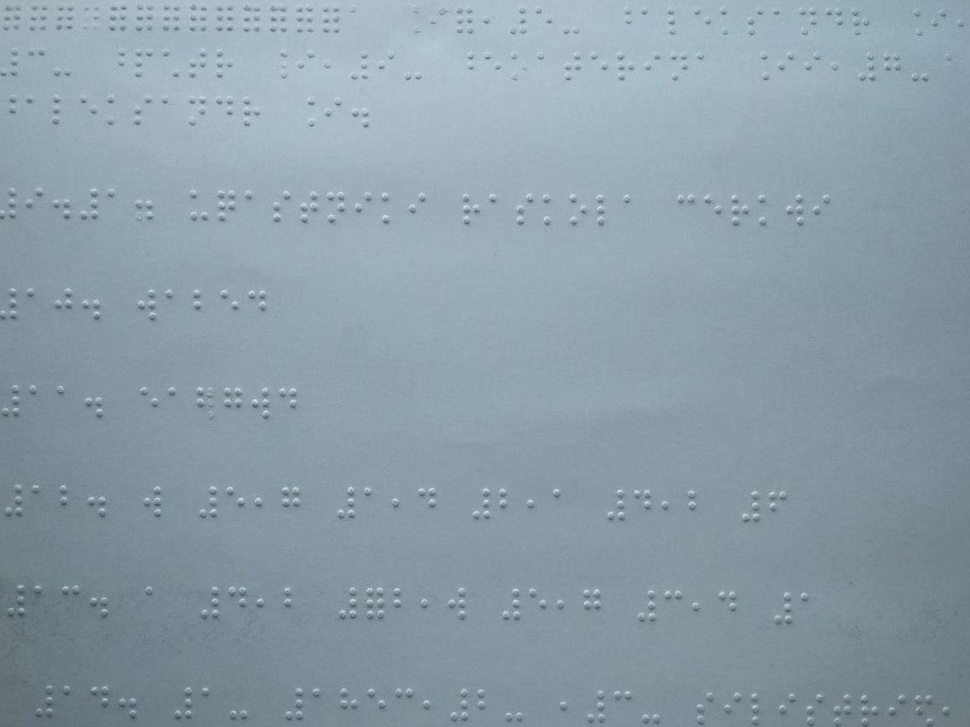
#> input picture dataFiles/origImage/perfect1.jpg, 970 x 727 px, shrunk from 1280 x 960 before the run
$ python processing_string.py
#> lines starting #> are read from the running program, lines starting #| are printed output that depends on the picture; after the words box and inside, x2 and y2 are one past the last pixel; in counts of white or black regions, pixels touching at a corner belong together
import cv2 as cv
import numpy as np
from matplotlib import pyplot as plt
from os import system as sys
import os

def showImage(*img):
    '''show one or two image in one plot'''
    if type(img[0]) is list:
        images = img[0]
        row = len(images)//2 + 1
        column =2
        lenght = len(images)+1
        for n in range(1,lenght):
            plt.subplot(row,column,n),plt.imshow(cv.cvtColor(images[n-1],cv.COLOR_BGR2RGB))
            plt.title(n), plt.xticks([]),plt.yticks([])
        plt.show()
    else:
        if len(img)//2 ==0:
            row = 1
        else:
            row = len(img)//2 + 2
        if len(img) % 2 == 0:
            column = 2
        else:
            column = 1
        lenght = len(img)
        for i in range(1,lenght+1):
            plt.subplot(row,column,i),plt.imshow(img[i-1])
            plt.title(i), plt.xticks([]),plt.yticks([])
        plt.show()

# [96 lines left out: functions getCoordSymbols, show2Image, saveString, saveSymbols, not called in this run]


def readImage(file_path):
    '''only read image and return it'''
    img = cv.imread(file_path,cv.IMREAD_GRAYSCALE)
    return img

def imgModify(img,key,kernel_size=(5,30)):
    '''modify image and return need type'''
    img = cv.GaussianBlur(img, (5, 5), 0)
    img = cv.GaussianBlur(img, (5, 5), 0)
    if key=="edges":
        image = cv.Canny(img,20,70)
    else:
        kernel = np.ones(kernel_size,np.uint8)
        if key=="dilate" or key=="closing" :
            edges = cv.Canny(img,20,70)
            image = cv.dilate(edges,kernel,iterations=1)
        elif key=="closing":
            edges = cv.Canny(img,20,70)
            dilate = cv.dilate(edges,kernel,iterations=1)
            image = cv.morphologyEx(dilate,cv.MORPH_CLOSE,kernel,iterations=2)
        elif key=="open":
            edges = cv.Canny(img,20,70)
            dilate = cv.dilate(edges,kernel,iterations=1)
            closing = cv.morphologyEx(dilate,cv.MORPH_CLOSE,kernel,iterations=2)
            image  = cv.morphologyEx(closing, cv.MORPH_OPEN, kernel,iterations=2)
        elif key =="erode":
            image = cv.erode(img,kernel,iterations = 1)
    return image

def drawRect(img,contours):
    '''draw rect in any image'''
    img = img.copy()
    check = 0
    for cont in contours:

        x0,y0,x1,y1 = cont
        if not check:

            cv.rectangle(img,(x0,y0),(x1,y1),(0,0,0),2)
            check = 1
        else:
            cv.rectangle(img,(x0,y0),(x1,y1),(255,255,255),2)
    return img

# [16 lines left out: functions drawLine, contour, not called in this run]

def getCont(img):
    '''find and return big contour'''
    contours, hierarchy = cv.findContours( img.copy(), cv.RETR_TREE, cv.CHAIN_APPROX_SIMPLE)
    contour = []
    sredY = 0
    for n in range(2):
        for cont in contours:
            rect = cv.minAreaRect(cont)
            box = cv.boxPoints(rect)
            x0,y0,x1,y1 = cv.boundingRect(box)
            # y0-=5
            # y1+=5
            if n==0:
                sredY += y1/len(contours)
            else:
                if sredY<y1:
                    if x0<0:
                        x0=0
                    if x1<0:
                        x1=0
                    if y0<0:
                        y0=0
                    if y1<0:
                        y1=0
                    contour.append([x0,y0-5,x1,y1+y0+5])
    return contour[::-1]


def getString(img,contours):
    '''return slice image'''
    img = img.copy()
    _,x = img.shape
    lines = []
    for cont in contours:
        _, y0, _, y1 = cont
        lines.append(img[y0:y1,0:x])
    return lines

# [18 lines left out: functions getSymbols, returnLines, not called in this run]
def allAction(path):
    '''func for run all action'''
    img = readImage(path)
    imgMod = imgModify(img, 'open')
#> in imgModify, `edges = cv.Canny(img,20,70)`:
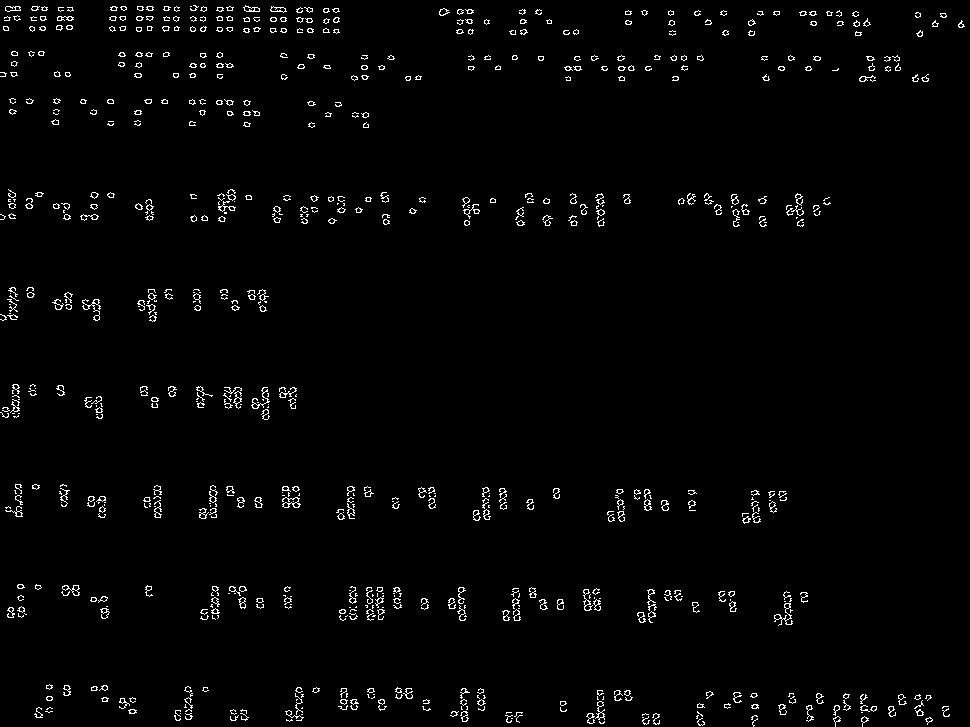
#> edges: shape (727, 970); 2% white in thin lines or dots
#> in imgModify, `dilate = cv.dilate(edges,kernel,iterations=1)`:
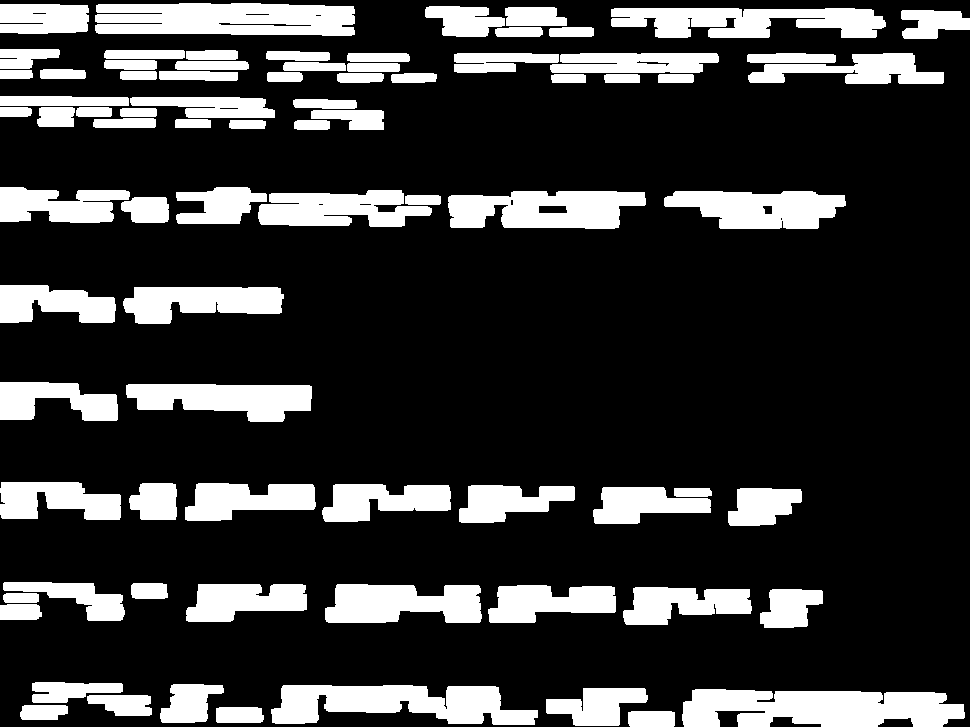
#> dilate: shape (727, 970); 21.4% white; 80 white regions, largest, box (x1, y1, x2, y2) and area: (682, 689, 965, 727) 8667, (95, 3, 355, 36) 7584, (271, 685, 538, 725) 7139
#> in imgModify, `closing = cv.morphologyEx(dilate,cv.MORPH_CLOSE,kernel,iterations=2)`:
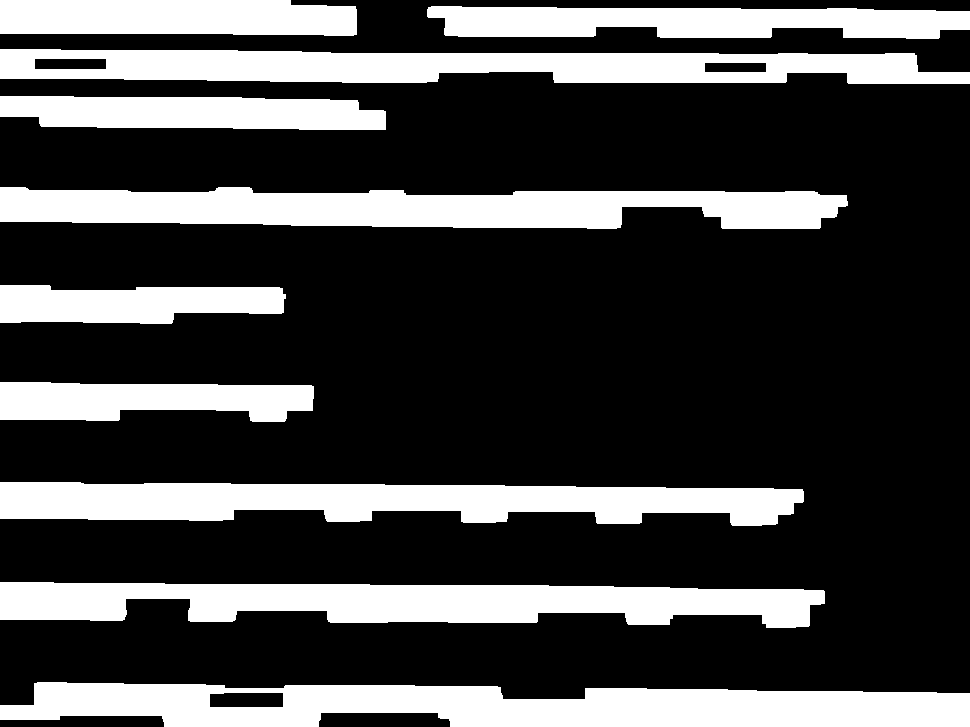
#> closing: shape (727, 970); 27.3% white; 10 white regions, largest, box (x1, y1, x2, y2) and area: (0, 682, 970, 727) 32536, (0, 187, 848, 229) 27040, (0, 582, 825, 628) 26509
#> in imgModify, `image  = cv.morphologyEx(closing, cv.MORPH_OPEN, kernel,iterations=2)`:
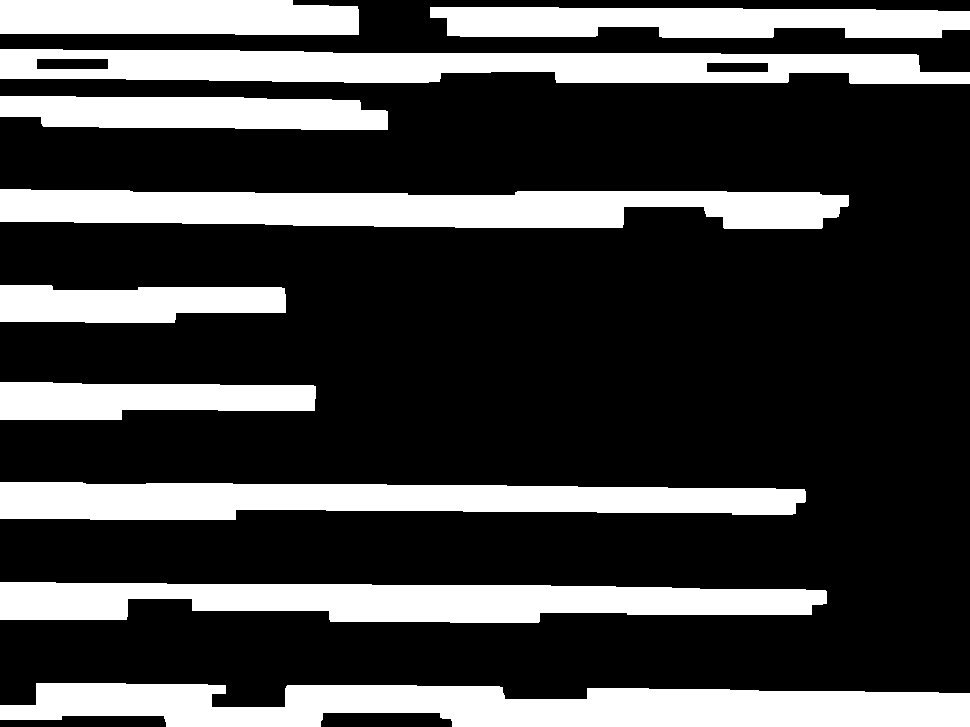
#> image: shape (727, 970); 26.6% white; 10 white regions
    contour = getCont(imgMod)
#> in getCont, `contours, hierarchy = cv.findContours( img.copy(), cv.RETR_TREE, cv.CH..`: contours = 12 contours; largest, box (x1, y1, x2, y2) and area: (0, 683, 970, 727) 31107, (0, 189, 849, 229) 25798, (0, 49, 970, 84) 25210, (0, 582, 827, 623) 24035, (0, 482, 806, 520) 22582
#> after the loop in getCont, `for n in range(2):`: contour = [[0, 677, 971, 737], [0, 576, 828, 630], [0, 476, 807, 529], [0, 376, 316, 424], [0, 279, 287, 329], [0, 183, 850, 234], [0, 89, 389, 135], [0, 43, 971, 91]]; sredY = 35
#> contour = [[0, 43, 971, 91], [0, 89, 389, 135], [0, 183, 850, 234], [0, 279, 287, 329], [0, 376, 316, 424], [0, 476, 807, 529], [0, 576, 828, 630], [0, 677, 971, 737]]
    lines = getString(img, contour)
#> the loop in getString, `for cont in contours:` made 8 passes
#> (cont, y0, y1) on passes 1 to 8: ([0, 43, 971, 91], 43, 91), ([0, 89, 389, 135], 89, 135), ([0, 183, 850, 234], 183, 234), ([0, 279, 287, 329], 279, 329), ([0, 376, 316, 424], 376, 424), ([0, 476, 807, 529], 476, 529), ([0, 576, 828, 630], 576, 630), ([0, 677, 971, 737], 677, 737)
#> after the loop in getString, `for cont in contours:`: lines = 8 items
#> lines = 8 items
    lines = drawRect(img, contour)
#> the loop in drawRect, `for cont in contours: ` made 8 passes
#> (cont, y0, x1, y1, check) on pass 1: ([0, 43, 971, 91], 43, 971, 91, 1)
#> (cont, y0, x1, y1) on passes 2 to 7: ([0, 89, 389, 135], 89, 389, 135), ([0, 183, 850, 234], 183, 850, 234), ([0, 279, 287, 329], 279, 287, 329), ([0, 376, 316, 424], 376, 316, 424), ([0, 476, 807, 529], 476, 807, 529), ([0, 576, 828, 630], 576, 828, 630)
#> after the loop in drawRect, `for cont in contours:`:
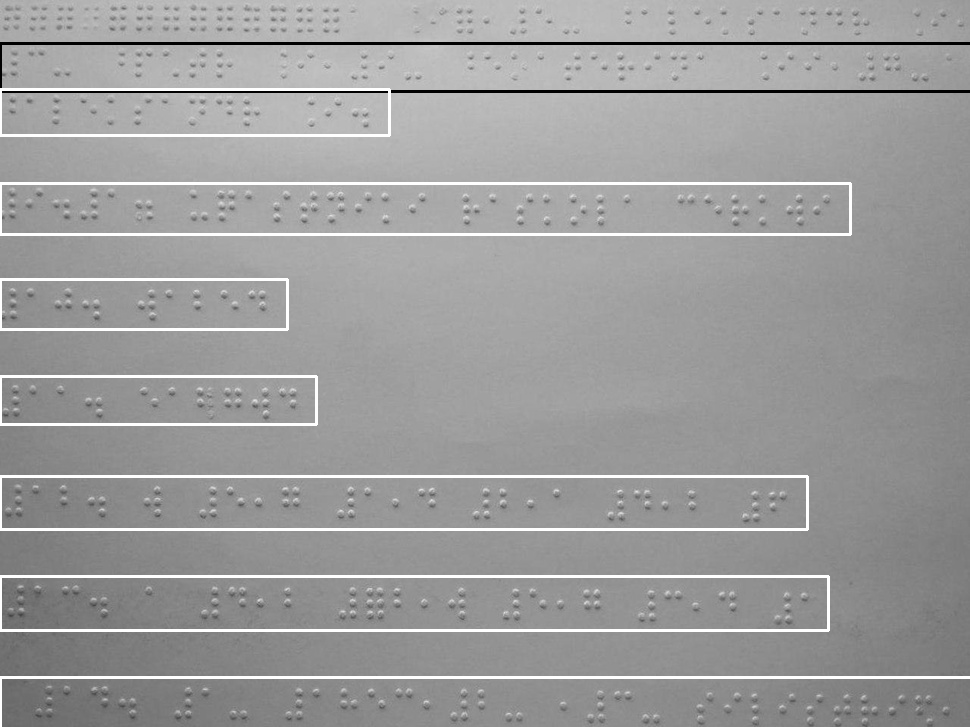
#> img: shape (727, 970); min 0, max 255, mean 156.2
#> after the loop in drawRect, `for cont in contours:`: check = 1
    # symbols = getSymbols(lines)
    # saveSymbols(path, symbols)
    showImage(lines)

# [6 lines left out: function showLines, not called in this run]

if __name__ == '__main__':
    allAction('../dataFiles/origImage/perfect1.jpg')

$ run again, with dataFiles/origImage/perfect2.jpg copied over dataFiles/origImage/perfect1.jpg
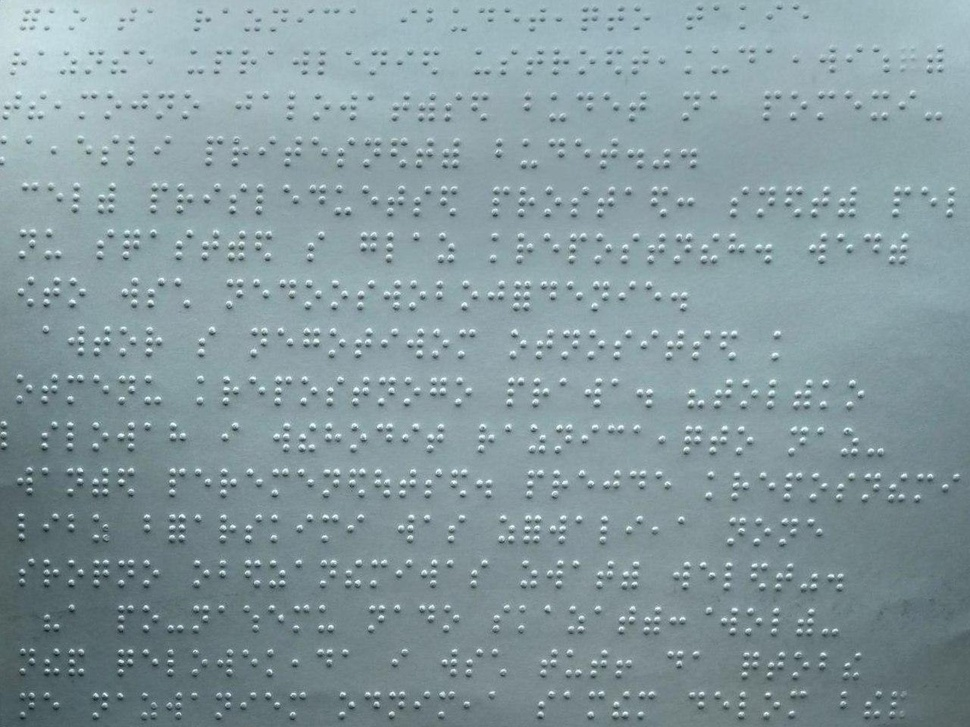
#> input picture dataFiles/origImage/perfect2.jpg, 970 x 727 px, shrunk from 1280 x 960 before the run
#> in imgModify, `edges = cv.Canny(img,20,70)`:
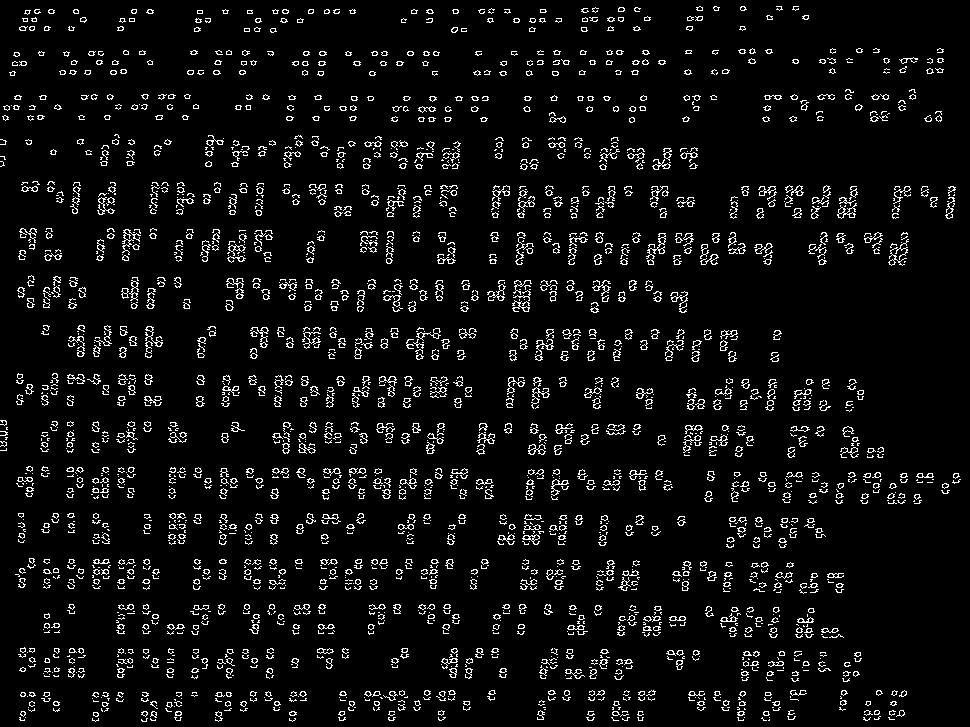
#> edges: shape (727, 970); 5.8% white in thin lines or dots
#> dilate: shape (727, 970); 56.1% white; 39 black regions (18 under 20 px), largest, box (x1, y1, x2, y2) and area: (0, 0, 970, 727) 308211, (517, 150, 544, 157) 179, (341, 196, 357, 204) 117
#> closing: shape (727, 970); 65.5% white; 12 black regions, largest, box (x1, y1, x2, y2) and area: (0, 194, 970, 471) 95039, (0, 493, 970, 727) 62756, (0, 112, 970, 184) 34394
#> image: shape (727, 970); 65.3% white; 10 black regions
#> contours = 16 contours; largest, box (x1, y1, x2, y2) and area: (0, 645, 925, 727) 62057, (0, 179, 970, 221) 33524, (0, 226, 927, 267) 33130, (0, 464, 970, 506) 31792, (0, 371, 883, 413) 29770
#> after the loop in getCont, `for n in range(2):`: contour = [[0, 640, 926, 732], [0, 457, 971, 512], [0, 411, 904, 465], [0, 267, 708, 321], [0, 220, 928, 274], [0, 173, 971, 227]]; sredY = 43.06
#> in allAction, `contour = getCont(imgMod)`: contour = [[0, 173, 971, 227], [0, 220, 928, 274], [0, 267, 708, 321], [0, 411, 904, 465], [0, 457, 971, 512], [0, 640, 926, 732]]
#> the loop in getString, `for cont in contours:` made 6 passes
#> (cont, y0, y1) on passes 1 to 6: ([0, 173, 971, 227], 173, 227), ([0, 220, 928, 274], 220, 274), ([0, 267, 708, 321], 267, 321), ([0, 411, 904, 465], 411, 465), ([0, 457, 971, 512], 457, 512), ([0, 640, 926, 732], 640, 732)
#> after the loop in getString, `for cont in contours:`: lines = 6 items
#> the loop in drawRect, `for cont in contours: ` made 6 passes
#> (cont, y0, x1, y1, check) on pass 1: ([0, 173, 971, 227], 173, 971, 227, 1)
#> after the loop in drawRect, `for cont in contours:`:
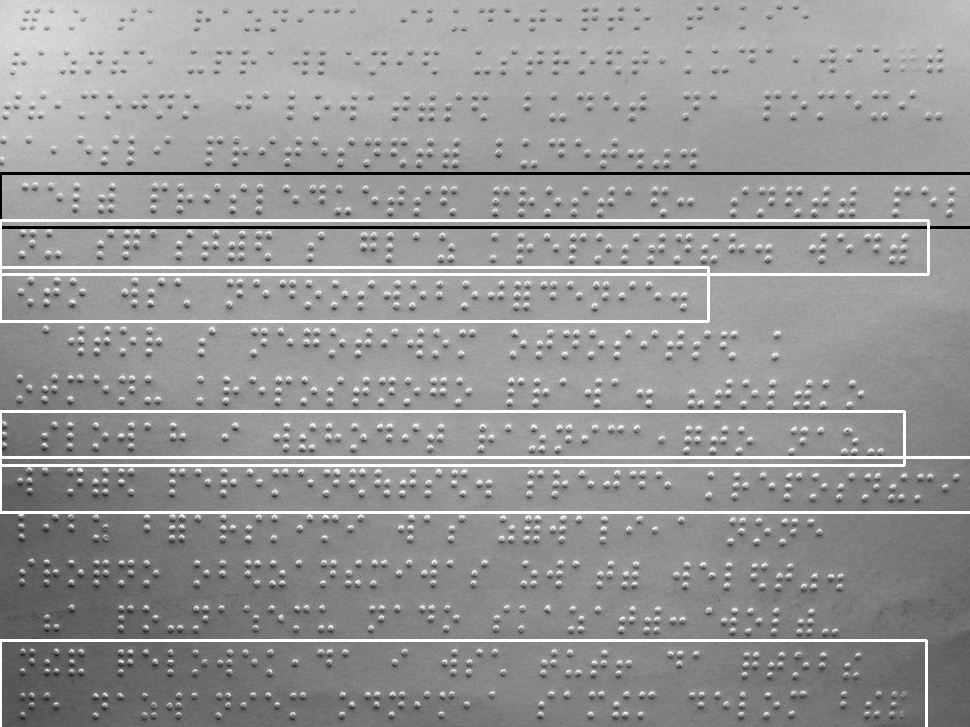
#> img: shape (727, 970); min 0, max 255, mean 150.3
#> after the loop in drawRect, `for cont in contours:`: check = 1
